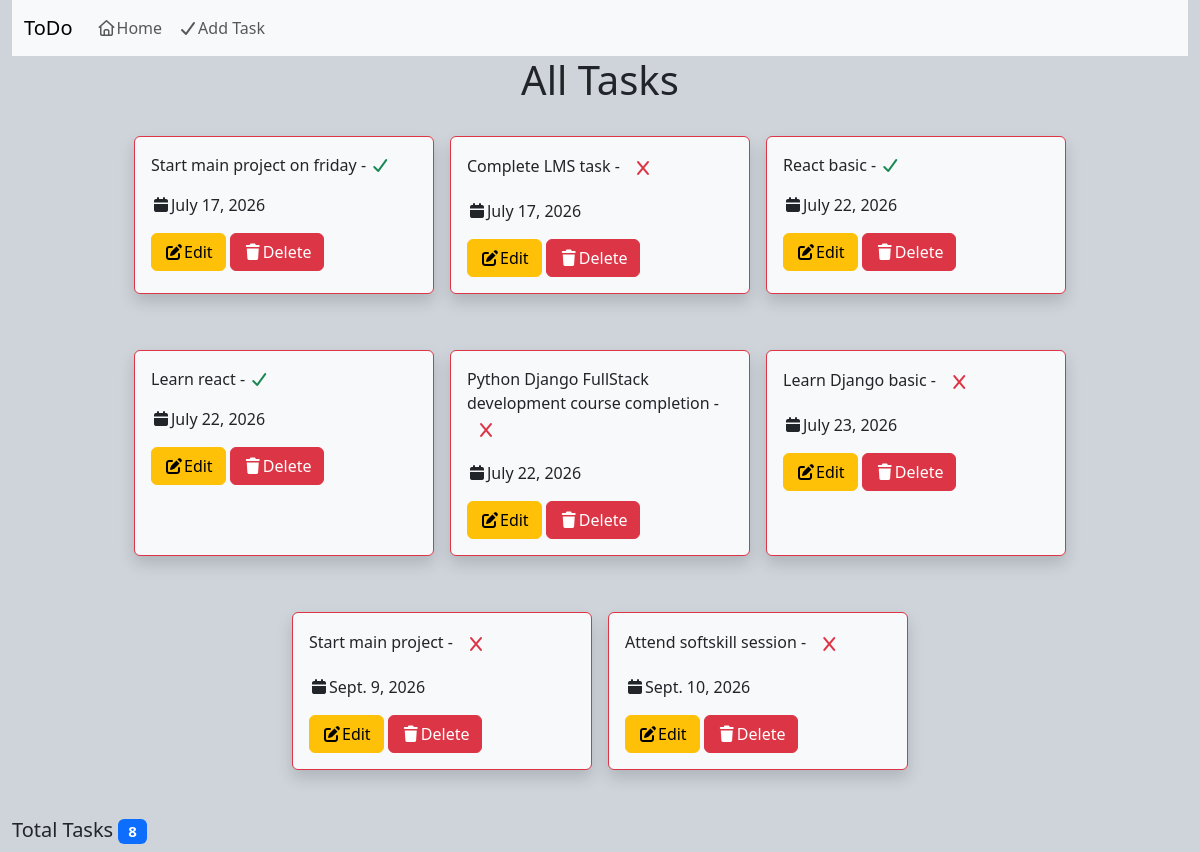
Before: / with the older database file.
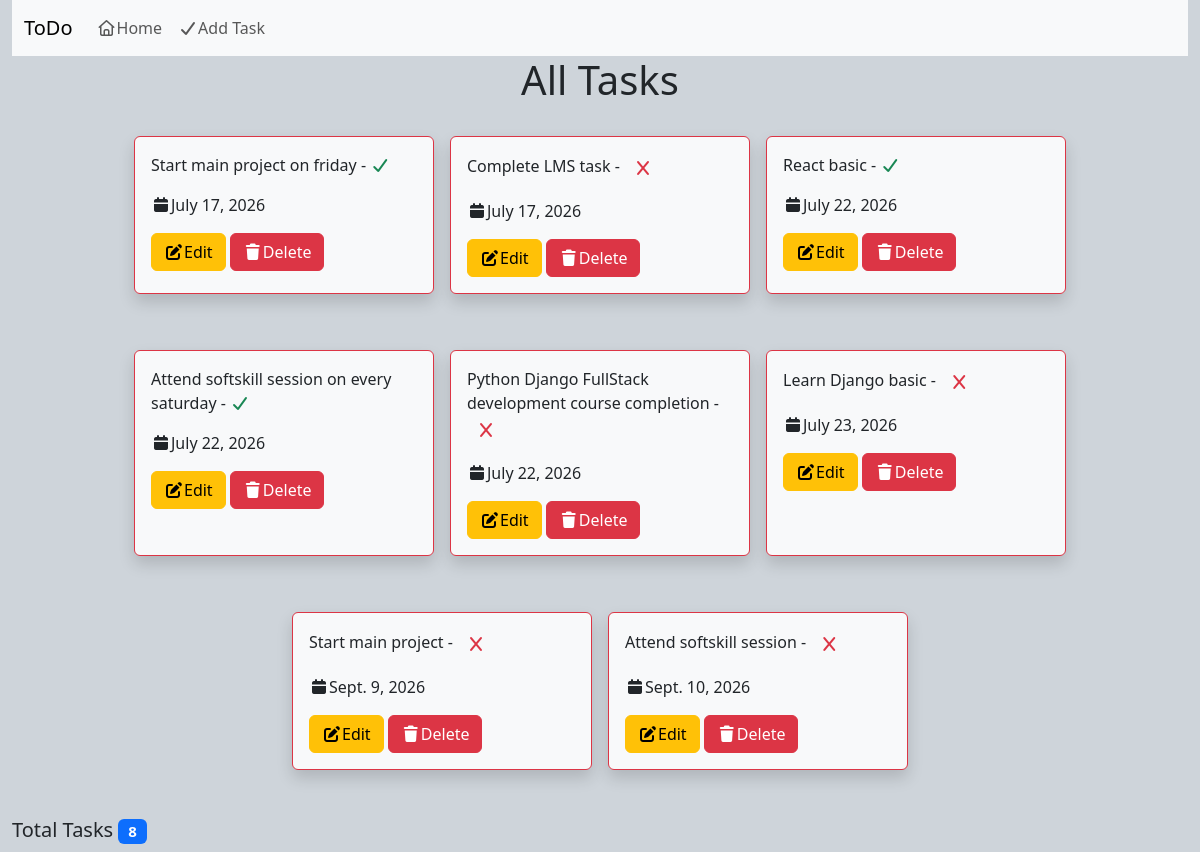
After: the same page with the newer database file.
### tasks/models.py (models this page shows)
class ToDos(models.Model):
    task=models.CharField(max_length=100)
    is_completed=models.BooleanField(default=False)
    date=models.DateField(auto_now_add=True)

### tasks/views.py (the view)
# urls.py: path('',views.all_tasks),
def all_tasks(request):
    my_task=ToDos.objects.all()
    return render(request,'all-tasks.html',{'data':my_task})

### templates/all-tasks.html (shortened to what this page needs)
<!DOCTYPE html>
<html lang="en">
<head>
    <link href="https://cdn.jsdelivr.net/npm/bootstrap@5.3.8/dist/css/bootstrap.min.css" rel="stylesheet"
>
    <link rel="stylesheet" href="https://cdnjs.cloudflare.com/ajax/libs/font-awesome/7.3.0/css/all.min.css">
</head>
<body class="container-fluid bg-dark-subtle ">
    <nav class="navbar navbar-expand-lg bg-body-tertiary">
        <div class="container-fluid">
            <a class="navbar-brand" href="#">ToDo</a>
            <div class="collapse navbar-collapse" id="navbarNavDropdown">
                <ul class="navbar-nav">
                    <li class="nav-item">
                        <a class="nav-link" href="/"><i class="fa-regular fa-house"></i>Home</a>
                    </li>
                    <li class="nav-item">
                        <a class="nav-link" href="/add-task"><i class="fa-solid fa-check text-gray"></i>Add Task</a>
                    </li>
                </ul>
            </div>
        </div>
    </nav>
    <h1 class="text-center mb-4">All Tasks</h1>
    <div class="row justify-content-center">
        {% for t in data %}
        <div class="btn-waring col-lg-3 col-md-4 col-sm-6 border border-danger m-2 p-2 rounded shadow p-3 mb-5 bg-body-tertiary">
            <p>{{t.task}} - {% if t.is_completed %}<i class="fa-solid fa-check text-success"></i>{% else %}<i class="fa-solid fa-x btn text-danger"></i>{% endif %}</p>
            <p><i class="fa-solid fa-calendar"></i>{{t.date}}</p>
            <a href="/update-task/{{t.id}}" class="btn btn-warning"><i class="fa-solid fa-pen-to-square"></i>Edit</a>
            <a href="/delete-task/{{t.id}}" class="btn btn-danger" onclick="return confirmDelete()"><i class="fa-solid fa-trash"></i>Delete</a>
        </div>
        {% endfor %}
    </div>
    <h5>
    Total Tasks
    <span class="badge bg-primary">
        {{ data|length }}
    </span>
</h5>
</body>
</html>

Changed rows visible on the page:
changed ToDos: task "Learn react" → "Attend softskill session on every saturday"
